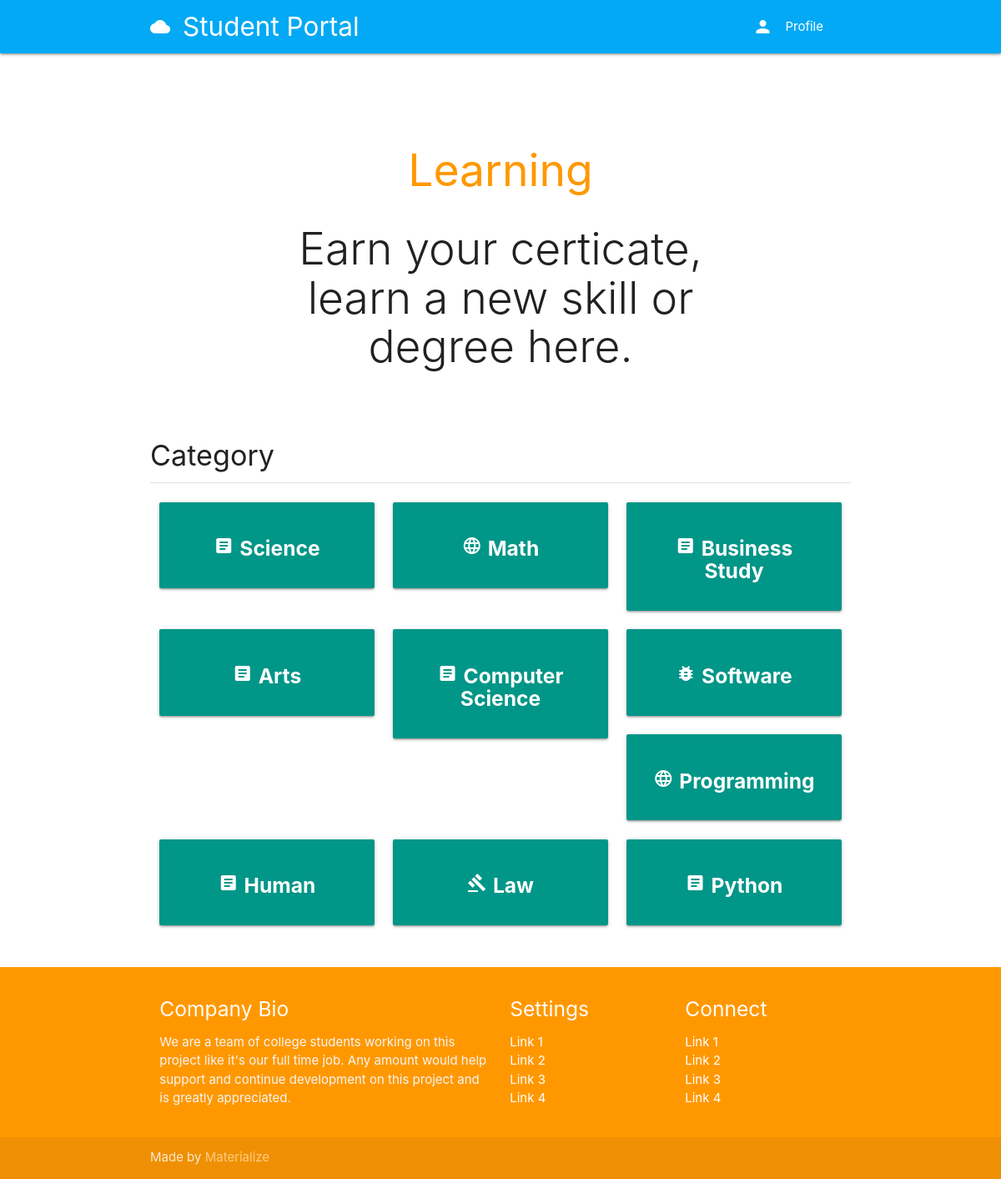
/course/categories/, run on the app's committed database.
### classroom/models.py (models this page shows, shortened)
class Category(models.Model):
    title = models.CharField(max_length=100, verbose_name='Title')
    icon = models.CharField(max_length=100, verbose_name='Icon', default='article')
    slug = models.SlugField(unique=True)

### classroom/views.py (the view)
# urls.py: path('categories/', categories, name='categories'),
def categories(request):
    categories = Category.objects.all()
    context = {
        'categories': categories,
    }
    template = loader.get_template('classroom/categories.html')
    return HttpResponse(template.render(context, request))

### authy/views.py (called while the page is built)
def side_nav_info(request):
	user = request.user
	nav_profile = None
	if user.is_authenticated:
		nav_profile = Profile.objects.get(user=user)
	return {'nav_profile': nav_profile}

### student_portal/templates/classroom/categories.html
{% extends 'base.html' %}
{% load static %}
{% block banner %}
  <div class="section no-pad-bot" id='index-banner'>
    <div class="container">
      <br><br>
      <h2 class="header orange-text center">Learning</h2>
      <h2 class="header col s12 light center">Earn your certicate, learn a new skill or degree here.</h2>
    </div>
    <br>
  </div>
{% endblock %}
{% block content %}
  <div class="section">
    <h4>Category</h4>
    <div class="divider"></div>
  </div>
  <div class="row">
    {% for category in categories %}
    <a href="{% url 'category_courses' category.slug %}">
      <div class="col s12 m4">
        <div class="card-panel teal center-align white-text">
          <h5 class="white-text"><i class="material-icons">{{ category.icon }}</i> <b>{{ category.title }}</b></h5>
        </div>
      </div>
    </a>
    {% endfor %}
  </div>
{% endblock %}

### data on the page
Category: title "Science"
Category: title "Math"
Category: title "Business Study"
Category: title "Arts"
Category: title "Computer Science"
Category: title "Software"
Category: title "Programming"
Category: title "Human"
Category: title "Law"
Category: title "Python"
